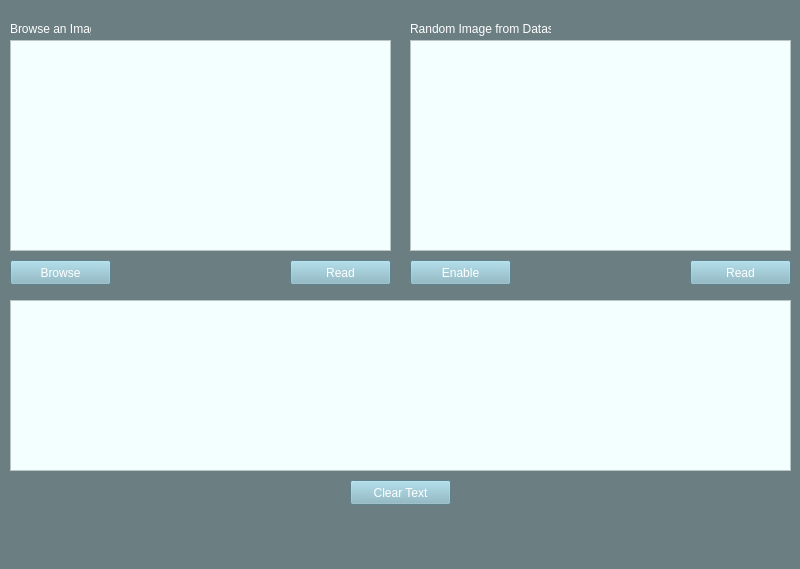
<?xml version="1.0" encoding="UTF-8"?>
<ui version="4.0">
 <class>MainWindow</class>
 <widget class="QMainWindow" name="MainWindow">
  <property name="geometry">
   <rect>
    <x>0</x>
    <y>0</y>
    <width>800</width>
    <height>569</height>
   </rect>
  </property>
  <property name="windowTitle">
   <string>Digit Recognition</string>
  </property>
  <property name="windowIcon">
   <iconset resource="../mainbg.qrc">
    <normaloff>:/logo/card.png</normaloff>:/logo/card.png</iconset>
  </property>
  <property name="styleSheet">
   <string notr="true">background-color: rgb(107, 126, 130);
color: rgb(255, 255, 255);
font: 75 10pt &quot;Kozuka Gothic Pr6N B&quot;;</string>
  </property>
  <widget class="QWidget" name="centralwidget">
   <widget class="QGraphicsView" name="graphicsView">
    <property name="geometry">
     <rect>
      <x>10</x>
      <y>40</y>
      <width>381</width>
      <height>211</height>
     </rect>
    </property>
    <property name="styleSheet">
     <string notr="true">background-color: rgb(243, 255, 255);</string>
    </property>
   </widget>
   <widget class="QPushButton" name="pb_Browse">
    <property name="geometry">
     <rect>
      <x>10</x>
      <y>260</y>
      <width>101</width>
      <height>25</height>
     </rect>
    </property>
    <property name="styleSheet">
     <string notr="true">background-color: rgb(132, 181, 195);
color: rgb(255, 255, 255);</string>
    </property>
    <property name="text">
     <string>Browse</string>
    </property>
   </widget>
   <widget class="QPushButton" name="pb_Read">
    <property name="geometry">
     <rect>
      <x>290</x>
      <y>260</y>
      <width>101</width>
      <height>25</height>
     </rect>
    </property>
    <property name="styleSheet">
     <string notr="true">background-color: rgb(132, 181, 195);
color: rgb(255, 255, 255);</string>
    </property>
    <property name="text">
     <string>Read</string>
    </property>
   </widget>
   <widget class="QGraphicsView" name="graphicsView_2">
    <property name="geometry">
     <rect>
      <x>410</x>
      <y>40</y>
      <width>381</width>
      <height>211</height>
     </rect>
    </property>
    <property name="styleSheet">
     <string notr="true">background-color: rgb(243, 255, 255);</string>
    </property>
   </widget>
   <widget class="QTextBrowser" name="textBrowser">
    <property name="geometry">
     <rect>
      <x>10</x>
      <y>300</y>
      <width>781</width>
      <height>171</height>
     </rect>
    </property>
    <property name="styleSheet">
     <string notr="true">background-color: rgb(243, 255, 255);</string>
    </property>
   </widget>
   <widget class="QPushButton" name="pushButton_3">
    <property name="geometry">
     <rect>
      <x>410</x>
      <y>260</y>
      <width>101</width>
      <height>25</height>
     </rect>
    </property>
    <property name="styleSheet">
     <string notr="true">background-color: rgb(132, 181, 195);
color: rgb(255, 255, 255);</string>
    </property>
    <property name="text">
     <string>Enable</string>
    </property>
   </widget>
   <widget class="QPushButton" name="pushButton_4">
    <property name="geometry">
     <rect>
      <x>690</x>
      <y>260</y>
      <width>101</width>
      <height>25</height>
     </rect>
    </property>
    <property name="styleSheet">
     <string notr="true">background-color: rgb(132, 181, 195);
color: rgb(255, 255, 255);</string>
    </property>
    <property name="text">
     <string>Read</string>
    </property>
   </widget>
   <widget class="QPushButton" name="pushButton_6">
    <property name="geometry">
     <rect>
      <x>350</x>
      <y>480</y>
      <width>101</width>
      <height>25</height>
     </rect>
    </property>
    <property name="styleSheet">
     <string notr="true">background-color: rgb(132, 181, 195);
color: rgb(255, 255, 255);</string>
    </property>
    <property name="text">
     <string>Clear Text</string>
    </property>
   </widget>
   <widget class="QLabel" name="label">
    <property name="geometry">
     <rect>
      <x>10</x>
      <y>20</y>
      <width>81</width>
      <height>17</height>
     </rect>
    </property>
    <property name="text">
     <string>Browse an Image</string>
    </property>
   </widget>
   <widget class="QLabel" name="label_2">
    <property name="geometry">
     <rect>
      <x>410</x>
      <y>20</y>
      <width>141</width>
      <height>17</height>
     </rect>
    </property>
    <property name="text">
     <string>Random Image from Dataset</string>
    </property>
   </widget>
   <widget class="QLabel" name="NameLabel">
    <property name="geometry">
     <rect>
      <x>410</x>
      <y>0</y>
      <width>381</width>
      <height>20</height>
     </rect>
    </property>
    <property name="text">
     <string/>
    </property>
    <property name="alignment">
     <set>Qt::AlignRight|Qt::AlignTrailing|Qt::AlignVCenter</set>
    </property>
   </widget>
   <zorder>pb_Browse</zorder>
   <zorder>pb_Read</zorder>
   <zorder>textBrowser</zorder>
   <zorder>pushButton_3</zorder>
   <zorder>pushButton_4</zorder>
   <zorder>pushButton_6</zorder>
   <zorder>label</zorder>
   <zorder>label_2</zorder>
   <zorder>graphicsView_2</zorder>
   <zorder>graphicsView</zorder>
   <zorder>NameLabel</zorder>
  </widget>
  <widget class="QMenuBar" name="menubar">
   <property name="geometry">
    <rect>
     <x>0</x>
     <y>0</y>
     <width>800</width>
     <height>16</height>
    </rect>
   </property>
  </widget>
  <widget class="QStatusBar" name="statusbar"/>
 </widget>
 <resources>
  <include location="../mainbg.qrc"/>
 </resources>
 <connections/>
</ui>
